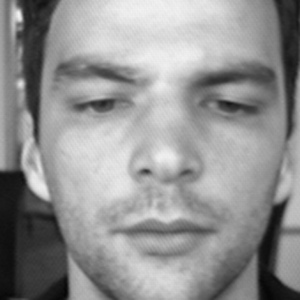
#> input picture Lab_5-LBP/Mari/BioID_F1_1.jpg, 300 x 300 px
$ jupyter execute --allow-errors Lab5_MS.ipynb
#> lines starting #> are read from the running program, lines starting #| are printed output that depends on the picture; after the words box and inside, x2 and y2 are one past the last pixel; in counts of white or black regions, pixels touching at a corner belong together
#> further down, img is the input picture: shape (300, 300, 3); min 5, max 243, mean 146
[cell 1]
# LBP
    # replace value in 3x3 window with 1 (center > pixel) or 0
    # make a number (biggest value in corner upper left)
    # replace center
    # invariant la schimbarile MONOTONE

# LBP uniform (tranzitii de biti)
    # de la 256 val -> 59 (am redus dim descriptorului)

[cell 2]
# [4 lines of commented-out code are left out]

[cell 3]
import numpy as np
from skimage import io,color
import matplotlib.pyplot as plt
import time
import pdb

[cell 4]
#calculez descriptorul varianta lunga
def lbp(window):

    if window.shape != (3, 3):
        raise ValueError("The input matrix must be a 3x3 matrix.")

    center = window[1, 1]  # Center element

    # Extract edge elements in a clockwise manner
    edge_elements = [
        window[0, 0], window[0, 1], window[0, 2],  # Top row
        window[1, 2],                              # Right column
        window[2, 2], window[2, 1], window[2, 0],  # Bottom row (reversed)
        window[1, 0]                               # Left column
    ]
    #PARAMETERS: fereastra
    #RETURN: valoarea LBP asociata ferestrei

    #pun conditiile intre central si vecini
    lbp = [(1 if val >= center else 0) for val in edge_elements]

    #transform din binar in zecimal
    lbp_binary = ''.join(map(str, lbp))
    lbp_decimal = int(lbp_binary, 2)

    return edge_elements, lbp_binary, lbp_decimal

[cell 5]
#varianta optimiazta de LBP
def lbp_optimizat(img):
    h, w = np.shape(img)
#> h = 300; w = 300
    I = []
    I_matrice = []

    # definirea celor 8 imagini shiftate
    I7 = img[0:h-2, 0:w-2]
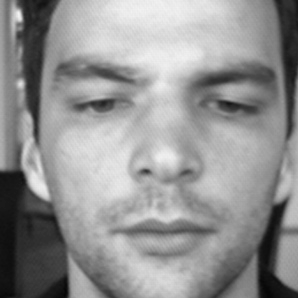
#> I7: shape (298, 298) float64; min 0.0196, max 0.953, mean 0.574
    I.append(I7)
    I6 = img[0:h-2, 1:w-1]
    I.append(I6)
    I5 = img[0:h-2, 2:w]
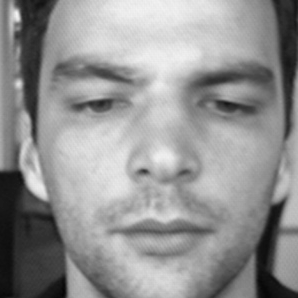
#> I5: shape (298, 298) float64; min 0.0196, max 0.953, mean 0.575
    I.append(I5)
    I4 = img[1:h-1, 2:w]
    I.append(I4)
    I3 = img[2:h, 2:w]
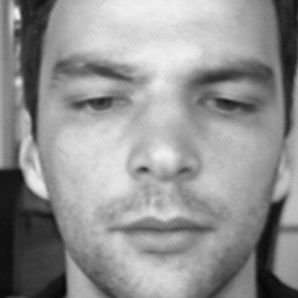
#> I3: shape (298, 298) float64; min 0.0196, max 0.953, mean 0.573
    I.append(I3)
    I2 = img[2:h, 1:w-1]
    I.append(I2)
    I1 = img[2:h, 0:w-2]
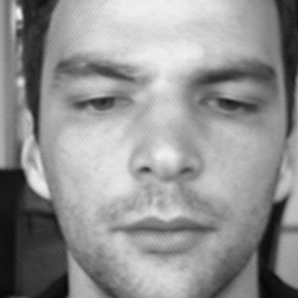
#> I1: shape (298, 298) float64; min 0.0196, max 0.953, mean 0.573
    I.append(I1)
    I0 = img[1:h-1, 0:w-2]
    I.append(I0)

    Ic = img[1:h-1, 1:w-1]

    for i in range(8):
        I_matrice.append(I[i] >= Ic)
#> after the loop, I_matrice = 8 items

    LBP = np.zeros_like(Ic, dtype=np.uint8)


    for i in range(8):
        LBP += (2**(7-i)) * I_matrice[i].astype(np.uint8)
#> this loop made 8 passes
#> pass 1, in lbp_optimizat, `LBP += (2**(7-i)) * I_matrice[i].astype(np.uint8)`:
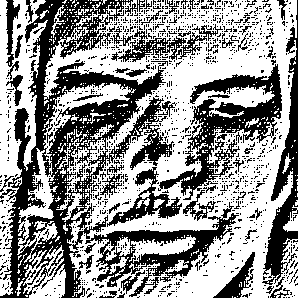
#> LBP: shape (298, 298); values 0 (black) and 128 (white), 57.3% white; 1294 black regions (1238 under 20 px), largest, box (x1, y1, x2, y2) and area: (0, 0, 174, 298) 16289, (158, 64, 282, 200) 4872, (85, 202, 239, 297) 3543
#> after the loop:
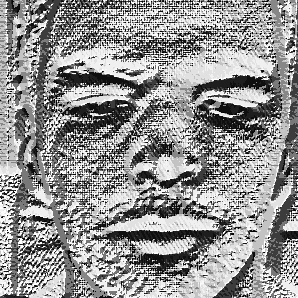
#> LBP: shape (298, 298); min 0, max 255, mean 146.3

    return LBP

[cell 6]
def lbp_optimizat_v2(img):
    img_lbp = np.zeros((img.shape[0] - 2, img.shape[1] - 2), dtype=np.uint8)
    centru = img[1:-1, 1:-1]
    cod = np.zeros_like(img_lbp, dtype=np.uint8)

    cod |= ((img[:-2, :-2] >= centru).astype(np.uint8) << 7)  # sus-stanga
    cod |= ((img[:-2, 1:-1] >= centru).astype(np.uint8) << 6)  # sus
    cod |= ((img[:-2, 2:] >= centru).astype(np.uint8) << 5)    # sus-dreapta
    cod |= ((img[1:-1, 2:] >= centru).astype(np.uint8) << 4)   # dreapta
    cod |= ((img[2:, 2:] >= centru).astype(np.uint8) << 3)     # jos-dreapta
    cod |= ((img[2:, 1:-1] >= centru).astype(np.uint8) << 2)   # jos
    cod |= ((img[2:, :-2] >= centru).astype(np.uint8) << 1)    # jos-stanga
    cod |= ((img[1:-1, :-2] >= centru).astype(np.uint8) << 0)  # stanga

    img_lbp = cod
    return img_lbp

[cell 7]
def lbp_optimizat_v3(img):
    h, w = img.shape
    LBP = np.zeros((h - 2, w - 2), dtype=np.uint8)

    # Create a mask for the center pixel
    center_mask = img[1:h-1, 1:w-1]

    # Calculate LBP values using bitwise operations
    LBP |= ((img[0:h-2, 0:w-2] >= center_mask) << 7)  # Top-left
    LBP |= ((img[0:h-2, 1:w-1] >= center_mask) << 6)  # Top-center
    LBP |= ((img[0:h-2, 2:w] >= center_mask) << 5)    # Top-right
    LBP |= ((img[1:h-1, 2:w] >= center_mask) << 4)    # Center-right
    LBP |= ((img[2:h, 2:w] >= center_mask) << 3)      # Bottom-right
    LBP |= ((img[2:h, 1:w-1] >= center_mask) << 2)    # Bottom-center
    LBP |= ((img[2:h, 0:w-2] >= center_mask) << 1)    # Bottom-left
    LBP |= ((img[1:h-1, 0:w-2] >= center_mask) << 0)  # Center-left

    return LBP

[cell 8]
matrice = np.array([[1, 2, 3],
                   [4, 5, 6],
                   [7, 8, 9]])

edge_elements, lbp_binary, lbp_decimal = lbp(matrice)

print("Edge elements (clockwise):", edge_elements)
print("LBP binary:", lbp_binary)
print("LBP decimal:", lbp_decimal)

[cell 9]
img = io.imread('Mari/BioID_F1_1.jpg')
img = color.rgb2gray(img)  # Convert to grayscale if needed

lbp_img = lbp_optimizat(img)
plt.imshow(lbp_img, cmap='gray')
plt.title('LBP Image')

[cell 10]
# [17 lines of commented-out code are left out]

[cell 11]
import numpy as np
from skimage import io,color
import matplotlib.pyplot as plt
import os
import math
# from lbp_descriptor import lbp_optimizat

[cell 12]
def eucdist(vector1, vector2):
    return np.sqrt(np.sum((vector1 - vector2) ** 2))

[cell 13]
lbp_mask=np.array([[2,1,1,1,1,1,2],
    [2,4,4,1,4,4,2],
    [1,1,1,0,1,1,1],
    [0,1,1,0,1,1,0],
    [0,1,1,1,1,1,0],
    [0,1,1,2,1,1,0],
    [0,1,1,1,1,1,0]])

# citim pozele din director, transformam grayscale
poze = os.listdir('Mari')
descriptori_lbp=np.zeros((len(poze),256*49))

for k, poza in enumerate(poze):
    img = io.imread(os.path.join('Mari', poza))
    img = color.rgb2gray(img)  # Convert to grayscale if needed
    H, W = img.shape
#> H = 300; W = 300
    step = H//7
#> step = 42
    list_hist = []

    for i in range(0, H-step, step):
        for j in range(0, W-step, step):
            fer = img[i:i+step, j:j+step]
            lbp = lbp_optimizat(fer)
            hist = np.histogram(lbp, bins=256, range=(0, 256))[0] * lbp_mask[i//step, j//step]
            list_hist.append(hist)
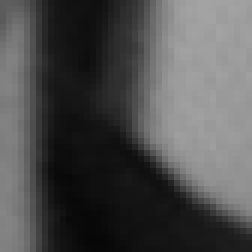
#> fer: shape (42, 42) float64 (shown 6 times larger); min 0.0275, max 0.643, mean 0.308
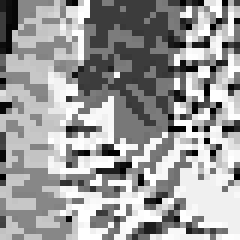
#> lbp: shape (40, 40) (shown 6 times larger); min 0, max 255, mean 155.2
#> after the loop, list_hist = 49 items

    descr_lbp = np.array(list_hist)
    descriptori_lbp[k,:] = descr_lbp.flatten()
#> pass 2 of the loop `for k, poza in enumerate(poze):`:
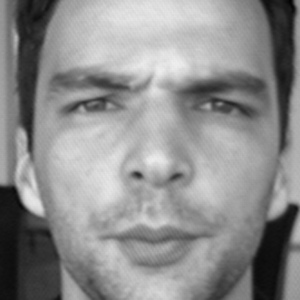
#> input picture Lab_5-LBP/Mari/BioID_F1_2.jpg, 300 x 300 px
#> img is the input picture: shape (300, 300, 3); min 2, max 239, mean 141
#> after the loop `for i in range(0, H-step, step):`:
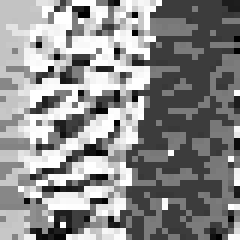
#> lbp: shape (40, 40) (shown 6 times larger); min 0, max 255, mean 138.6
#> pass 3 of the loop `for k, poza in enumerate(poze):`:
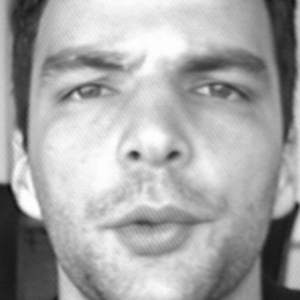
#> input picture Lab_5-LBP/Mari/BioID_F1_3.jpg, 300 x 300 px
#> img is the input picture: shape (300, 300, 3); min 16, max 255, mean 165.9

#initializez matrica de distante
distanta = np.zeros((12, 12))

# calculez distanta euclidiana intre toti descriptorii, inclusiv cei de la img identice
#> (the rest of this cell did not finish here and is left out)

[cell 14]
# Part 3
nr_fete = 0

# np.argsort(matrice_distante, axis=1)
# selectez doar primele 3 coloane (indicii)
# algoritm automat care sa detecteze daca din 3 in 3 sunt imagini similare
nr_imagini = len(poze)
sorted_indices = np.argsort(distanta, axis=1)
print(sorted_indices)

corect = 0
primele_3_coloane = sorted_indices[:, 1:3]
print(primele_3_coloane)

for i in range(nr_imagini):
    clase_corecte = i//3
    clase_vecini = primele_3_coloane[i]//3
    corect += np.sum(clase_vecini == clase_corecte)

# [9 lines of commented-out code are left out]

print('Nr de fete metoda 1 este ', corect )
# print('Nr de fete metoda 2 este ', nr_fete )

[cell 15]
import numpy as np
from skimage import io,color
import matplotlib.pyplot as plt
import os
import math
import pdb


def lbp_optimizat(img):
    h, w = np.shape(img)
    I = []
    I_matrice = []

    # definirea celor 8 imagini shiftate
    I7 = img[0:h-2, 0:w-2]
    I.append(I7)
    I6 = img[0:h-2, 1:w-1]
    I.append(I6)
    I5 = img[0:h-2, 2:w]
    I.append(I5)
    I4 = img[1:h-1, 2:w]
    I.append(I4)
    I3 = img[2:h, 2:w]
    I.append(I3)
    I2 = img[2:h, 1:w-1]
    I.append(I2)
    I1 = img[2:h, 0:w-2]
    I.append(I1)
    I0 = img[1:h-1, 0:w-2]
    I.append(I0)

    Ic = img[1:h-1, 1:w-1]

    for i in range(8):
        I_matrice.append(I[i] >= Ic)

    LBP = np.zeros_like(Ic, dtype=np.uint8)


    for i in range(8):
        LBP += (2**(7-i)) * I_matrice[i].astype(np.uint8)

    return LBP


def eucdist(vec1, vec2):

    #PARAMETERS: cei 2 vectori
    #RETURN: distanta

    vec1 = np.array(vec1)
    vec2 = np.array(vec2)
    return np.linalg.norm(vec1 - vec2)

lbp_mask=np.array([[2,1,1,1,1,1,2],
    [2,4,4,1,4,4,2],
    [1,1,1,0,1,1,1],
    [0,1,1,0,1,1,0],
    [0,1,1,1,1,1,0],
    [0,1,1,2,1,1,0],
    [0,1,1,1,1,1,0]])

#extrage poze cu os.listdir('path')


lista_poze = os.listdir('Mari')
#parcurge pozele rand pe rand
#citeste,tranf in gray
nr_imagini = len(lista_poze)
#initializarea matricii de descriptori
descriptori_lbp=np.zeros((nr_imagini, 49 * 256))

for k, poza in enumerate(lista_poze):
    im=io.imread(os.path.join('Mari',poza))
    #plt.figure(), plt.imshow(im), plt.show()
    im=color.rgb2gray(im)
#initializez lista in care calculez descritorii
#calculez pasul pt impartirea in 7x7 ferestre
    lista_histograma_fereastra=[]
    H,W=np.shape(im)
    step=H//7
    for i in range(0,H-step,step):
        for j in range(0,W-step,step):
    #parcurg imaginea pe blocuri(7x7)

            #decupez fiecare ferastra din cele 49
            fereastra=im[i:i+step, j:j+step]
            fer_LBP=lbp_optimizat(fereastra)
            #fer_LBP=fer_LBP*lbp_mask

            #aplic LBP pe fereastra curenta

            #calculez histograma ferestrei curente si o inmultesc cu masca
            #folositi np.histogram 256 de bins
            hist=np.histogram(fer_LBP,bins=256,range=(0,256))[0]*lbp_mask[i//step, j//step]
            #pun histograma in lista
            lista_histograma_fereastra.append(hist)
#> after the loop, lista_histograma_fereastra = 49 items

    #transform lista de histograme in array

    #pun hostogramele concatenate pe linia corespunzatoare imaginii in
    #descriptori_lbp, cel mai simplu este sa folositi flatten() decat
    #functii de concatenare propriu zise
    rez=np.array(lista_histograma_fereastra)
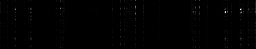
#> rez: shape (49, 256) int64; min 0, max 1368, mean 7.1; drawn with min black and max white
    descriptori_lbp[k,:]=rez.flatten()
#> pass 2 of the loop `for k, poza in enumerate(lista_poze):`:
#> `rez=np.array(lista_histograma_fereastra)`:
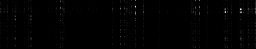
#> rez: shape (49, 256) int64; min 0, max 988, mean 7.1; drawn with min black and max white
#> pass 3 of the loop `for k, poza in enumerate(lista_poze):`:
#> `rez=np.array(lista_histograma_fereastra)`:
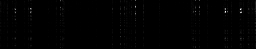
#> rez: shape (49, 256) int64; min 0, max 1316, mean 7.1; drawn with min black and max white

#initializez matrica de distante
distante=np.zeros([12,12])

#calculez dist euclidiana intre toti descritorii asociati imaginilor
#inclusiv intre aceeasi descriptori
#treb sa obtin o mat care are pe diag principala 0
for i in range(nr_imagini):
    for j in range(nr_imagini):
        distante[i, j] = eucdist(descriptori_lbp[i], descriptori_lbp[j])

nr_fete=0
plt.imshow(distante, cmap="gray")
plt.title('Matricea de distante euclidiene')
#vreau sa calculez cate fete imi recunoaste
#logica=> intre descritorii asociati pozelor care tin de aceeasi persoana
#ar trebui sa am distentele cele mai mici
#folosind matricea de distante treb sa scriu un cod care calculeaza
#cate fete imi recunoaste

#HINT: np.sort(),np.argsort()

sorted_indices = np.argsort(distante, axis=1)
print(sorted_indices)
corect = 0
for i in range(nr_imagini):
    cei_mai_apropiati = sorted_indices[i, 1:3]
    clase_corecte = i // 3
    clase_vecini = cei_mai_apropiati // 3
    corect += np.sum(clase_vecini == clase_corecte)


print('Nr de fete este ', corect )
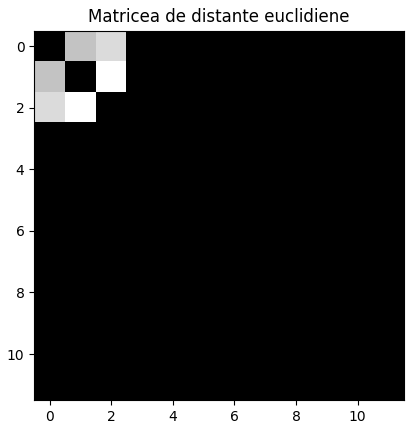
#> figure drawn by matplotlib, 1 panel

[cell 16]
nr_fete=0

#vreau sa calculez cate fete imi recunoaste
#logica=> intre descritorii asociati pozelor care tin de aceeasi persoana
#ar trebui sa am distentele cele mai mici
#folosind matricea de distante treb sa scriu un cod care calculeaza
#cate fete imi recunoaste

#HINT: np.sort(),np.argsort()
# np.sort - ordoneaza crescator valorile
# np.argsort - ordoneaza indicii in ordinea crescatoare a valorilor efective coresp. fiecarui indice
#prin aceasta metoda, vom obtine in matrice, pe primele 3 coloane, indicii distantelor celor mai mici pt poza respectiva
calc_fete = np.argsort(distanta, axis=1)

#stim ca in folder avem cate 3 poze pt fiecare poza, ordonate: 3xP1, 3xP2, 3xP3, 3xP4
# => pt poza P1 vrem sa obtinem indicii 0,1,2 (coresp primelor 3 imagini din folder)
#sortam primele 3 coloane pt a obtine mereu indicii in ord
calc_fete = np.sort(calc_fete[:,:3])
print(calc_fete)
posibile = ['012','345','678','91011']

for i in range(calc_fete.shape[0]):
    string = ''
    for j in range(3):
        string+= str(calc_fete[i,j])
    if string in posibile:
        nr_fete += 1


# [12 lines of commented-out code are left out]

print("Nr. fete gasite din 12 = ", nr_fete)
print("Acuratetea =", (nr_fete/12)*100)
print('Rata de clasificare ',nr_fete/12)
